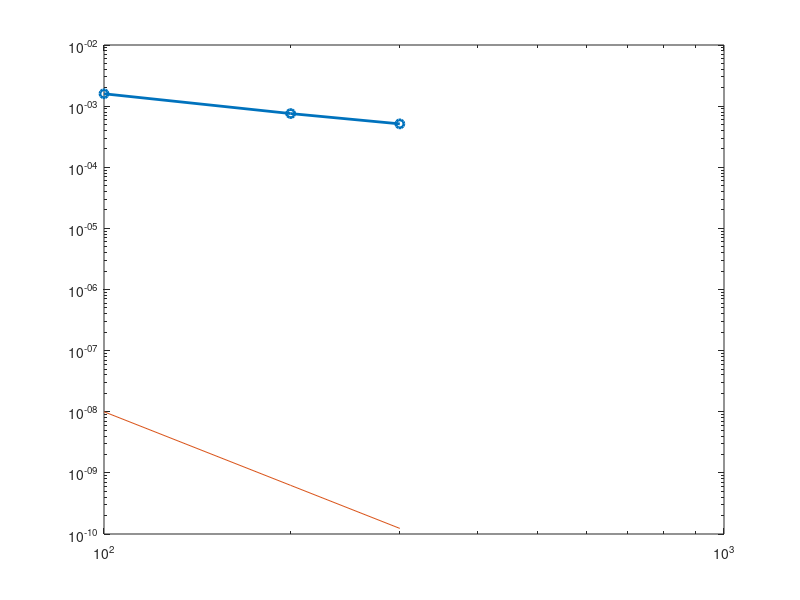

Here is the MATLAB script that generated this plot: (Note: this script raises an error after producing the figure.)
N= [ 100, 200, 300 ];
maxE = [ 0.0015925, 0.00075564, 0.00051251];


figure(1); clf();
loglog(N,maxE,'o-', 'LineWidth', 2)
hold on; 
loglog(N, (1./N).^4, 'LineStyle', '-')

ax = gca;
ax.YAxis.FontSize = 13;
ax.XAxis.FontSize = 13;

title('Error by change in number of max points','Interpreter','latex', 'FontSize', 24);
xlabel('number of max points','Interpreter','latex', 'FontSize', 18)
ylabel('max error relative to a fine grid','Interpreter','latex', 'FontSize', 18)